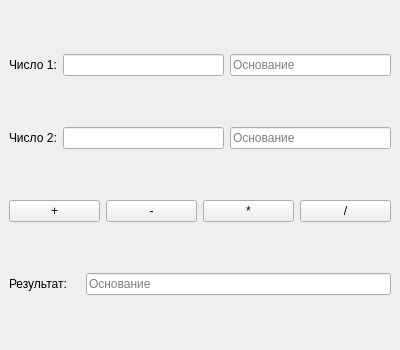
<?xml version="1.0" encoding="UTF-8"?>
<ui version="4.0">
 <class>MainWindow</class>
 <widget class="QMainWindow" name="MainWindow">
  <property name="geometry">
   <rect>
    <x>0</x>
    <y>0</y>
    <width>400</width>
    <height>350</height>
   </rect>
  </property>
  <property name="windowTitle">
   <string>Конвертер систем счисления</string>
  </property>
  <widget class="QWidget" name="centralwidget">
   <layout class="QVBoxLayout" name="verticalLayout">
    <item>
     <layout class="QHBoxLayout" name="horizontalLayout">
      <item>
       <widget class="QLabel" name="label">
        <property name="text">
         <string>Число 1:</string>
        </property>
       </widget>
      </item>
      <item>
       <widget class="QLineEdit" name="number1LineEdit"/>
      </item>
      <item>
       <widget class="QLineEdit" name="base1LineEdit">
        <property name="placeholderText">
         <string>Основание</string>
        </property>
       </widget>
      </item>
     </layout>
    </item>
    <item>
     <layout class="QHBoxLayout" name="horizontalLayout_2">
      <item>
       <widget class="QLabel" name="label_2">
        <property name="text">
         <string>Число 2:</string>
        </property>
       </widget>
      </item>
      <item>
       <widget class="QLineEdit" name="number2LineEdit"/>
      </item>
      <item>
       <widget class="QLineEdit" name="base2LineEdit">
        <property name="placeholderText">
         <string>Основание</string>
        </property>
       </widget>
      </item>
     </layout>
    </item>
    <item>
     <layout class="QHBoxLayout" name="horizontalLayout_4">
      <item>
       <widget class="QPushButton" name="addButton">
        <property name="text">
         <string>+</string>
        </property>
       </widget>
      </item>
      <item>
       <widget class="QPushButton" name="subtractButton">
        <property name="text">
         <string>-</string>
        </property>
       </widget>
      </item>
      <item>
       <widget class="QPushButton" name="multiplyButton">
        <property name="text">
         <string>*</string>
        </property>
       </widget>
      </item>
      <item>
       <widget class="QPushButton" name="divideButton">
        <property name="text">
         <string>/</string>
        </property>
       </widget>
      </item>
     </layout>
    </item>
    <item>
     <layout class="QHBoxLayout" name="horizontalLayout_3">
      <item>
       <widget class="QLabel" name="label_3">
        <property name="text">
         <string>Результат:</string>
        </property>
       </widget>
      </item>
      <item>
       <widget class="QLabel" name="resultLabel">
        <property name="text">
         <string/>
        </property>
       </widget>
      </item>
      <item>
       <widget class="QLineEdit" name="resultBaseLineEdit">
        <property name="placeholderText">
         <string>Основание</string>
        </property>
       </widget>
      </item>
     </layout>
    </item>
   </layout>
  </widget>
 </widget>
 <resources/>
 <connections/>
</ui>
